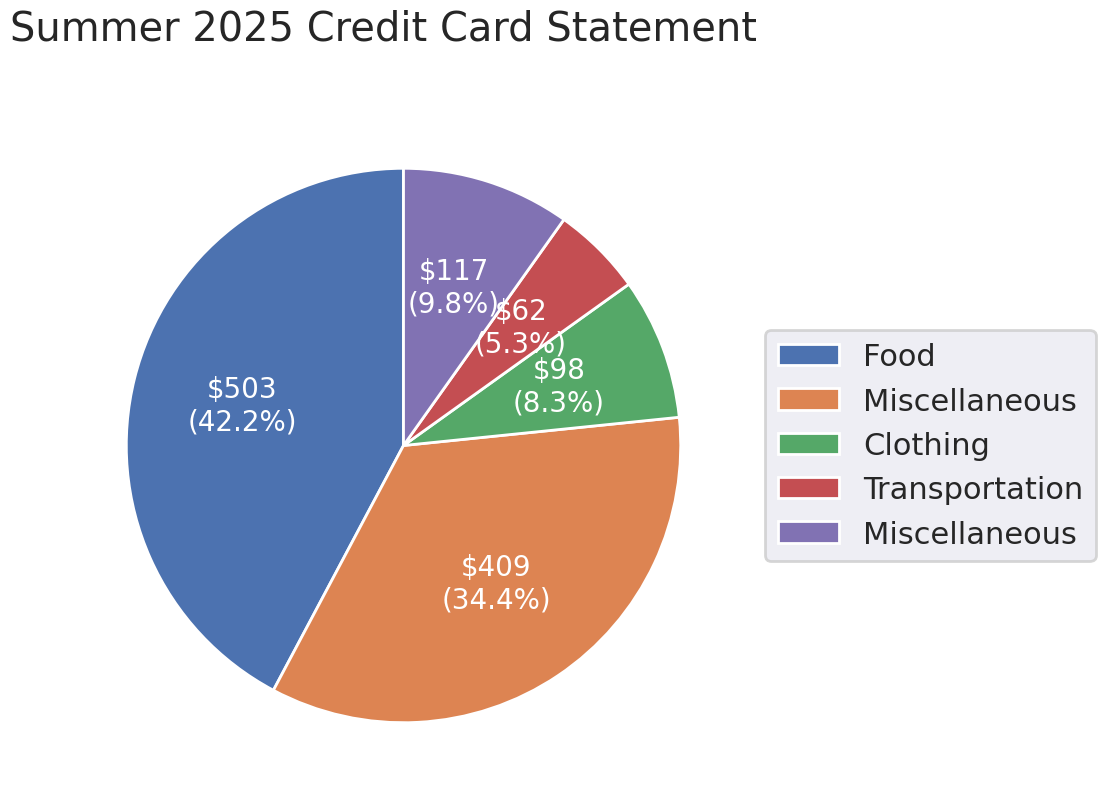

This chart was generated by the following Python code:
from pathlib import Path
import matplotlib.pyplot as plt
import seaborn as sns
from step_1 import OUT_DIR
from step_4_2 import load_data

def custom_autopct(pct, total):
    real_val = int(pct / 100 * total)
    return f"${real_val:,}\n({pct:.1f}%)"


df_raw = load_data()
labels, values = df_raw["Categories"], df_raw["Total Amount"]

sns.set_theme(context="poster", font="Malgun Gothic")
fig, ax = plt.subplots(figsize=(16, 9), dpi=100)
ax.pie(
    values,
    textprops=dict(color="white", size=20),
    startangle=90,
    autopct=lambda pct: custom_autopct(pct, sum(values)),
)
ax.legend(labels, loc="center left", bbox_to_anchor=(1, 0.5))
fig.suptitle("Summer 2025 Credit Card Statement")
fig.savefig(OUT_DIR / f"{Path(__file__).stem}.png", bbox_inches="tight")
